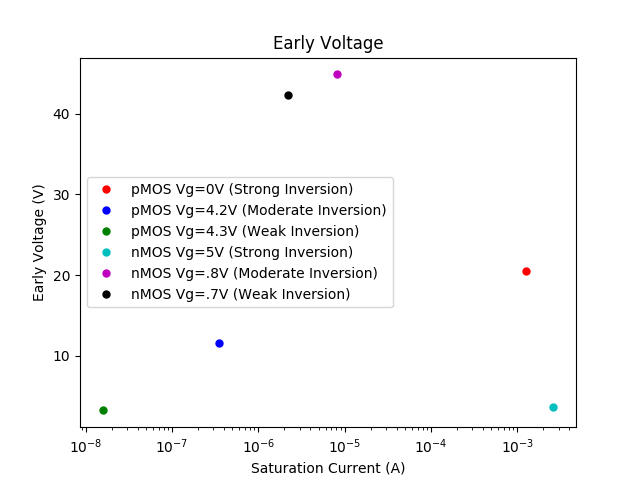

This chart was generated by the following Python code:
# -*- coding: utf-8 -*-

import numpy as np
import matplotlib.pyplot as plt
from pmos_earlyv import pVa, pVa2, pVa3, pb, pb2, pb3
from nmos_earlyv import Va, Va2, Va3, b, b2, b3


if __name__ == '__main__':

    print(pVa, pVa2, pVa3)
    print(pb, pb2, pb3)

    # Setting up plot
    title = "Early Voltage"
    xLabel = "Saturation Current (A)"
    yLabel = "Early Voltage (V)"

    # Plotting Data

    Data1 = plt.semilogx(pb, pVa, 'ro', markersize=5, label="pMOS Vg=0V (Strong Inversion)")
    Data1 = plt.semilogx(pb2, pVa2, 'bo', markersize=5, label="pMOS Vg=4.2V (Moderate Inversion)")
    Data1 = plt.semilogx(pb3, pVa3, 'go', markersize=5, label="pMOS Vg=4.3V (Weak Inversion)")

    Data1 = plt.semilogx(b, Va, 'co', markersize=5, label="nMOS Vg=5V (Strong Inversion)")
    Data1 = plt.semilogx(b2, Va2, 'mo', markersize=5, label="nMOS Vg=.8V (Moderate Inversion)")
    Data1 = plt.semilogx(b3, Va3, 'ko', markersize=5, label="nMOS Vg=.7V (Weak Inversion)")


    plt.xlabel(xLabel)
    plt.ylabel(yLabel)
    plt.title(title)
    plt.legend()
    plt.savefig('earlyv.png', format='png')

    plt.show()
